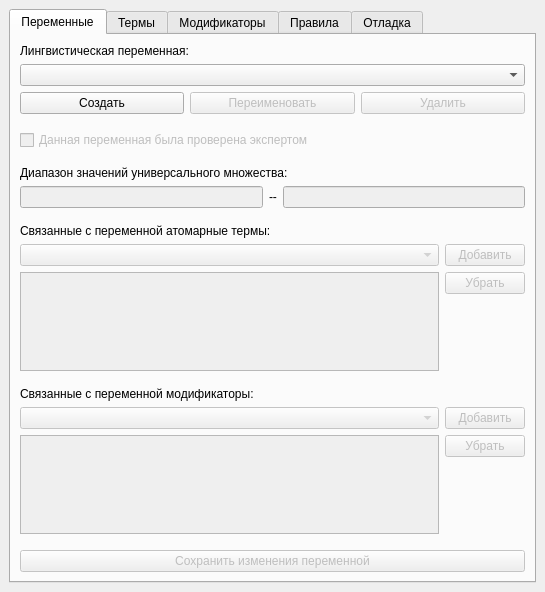
<?xml version="1.0" encoding="UTF-8"?>
<ui version="4.0">
 <class>MainWindow</class>
 <widget class="QMainWindow" name="MainWindow">
  <property name="geometry">
   <rect>
    <x>0</x>
    <y>0</y>
    <width>545</width>
    <height>592</height>
   </rect>
  </property>
  <property name="sizePolicy">
   <sizepolicy hsizetype="Expanding" vsizetype="Expanding">
    <horstretch>0</horstretch>
    <verstretch>0</verstretch>
   </sizepolicy>
  </property>
  <property name="minimumSize">
   <size>
    <width>455</width>
    <height>592</height>
   </size>
  </property>
  <property name="windowTitle">
   <string>Интерфейс эксперта</string>
  </property>
  <property name="documentMode">
   <bool>true</bool>
  </property>
  <widget class="QWidget" name="centralwidget">
   <layout class="QGridLayout" name="gridLayout_2">
    <item row="1" column="0">
     <widget class="QTabWidget" name="uiTabs">
      <property name="sizePolicy">
       <sizepolicy hsizetype="Expanding" vsizetype="Expanding">
        <horstretch>0</horstretch>
        <verstretch>0</verstretch>
       </sizepolicy>
      </property>
      <property name="currentIndex">
       <number>0</number>
      </property>
      <widget class="QWidget" name="uiVariablesTab">
       <attribute name="title">
        <string>Переменные</string>
       </attribute>
       <layout class="QGridLayout" name="gridLayout_4">
        <item row="5" column="0" colspan="6">
         <spacer name="uiVariablesSpacer1">
          <property name="orientation">
           <enum>Qt::Vertical</enum>
          </property>
          <property name="sizeType">
           <enum>QSizePolicy::Fixed</enum>
          </property>
          <property name="sizeHint" stdset="0">
           <size>
            <width>10</width>
            <height>10</height>
           </size>
          </property>
         </spacer>
        </item>
        <item row="24" column="0" colspan="6">
         <widget class="QPushButton" name="uiCommitVariableButton">
          <property name="enabled">
           <bool>false</bool>
          </property>
          <property name="text">
           <string>Сохранить изменения переменной</string>
          </property>
         </widget>
        </item>
        <item row="15" column="0" colspan="5">
         <widget class="QComboBox" name="uiTermsCombo">
          <property name="enabled">
           <bool>false</bool>
          </property>
         </widget>
        </item>
        <item row="21" column="0" rowspan="2" colspan="5">
         <widget class="QListWidget" name="uiHedgesList">
          <property name="enabled">
           <bool>false</bool>
          </property>
         </widget>
        </item>
        <item row="23" column="0" colspan="6">
         <spacer name="uiVariablesSpacer5">
          <property name="orientation">
           <enum>Qt::Vertical</enum>
          </property>
          <property name="sizeType">
           <enum>QSizePolicy::Fixed</enum>
          </property>
          <property name="sizeHint" stdset="0">
           <size>
            <width>20</width>
            <height>10</height>
           </size>
          </property>
         </spacer>
        </item>
        <item row="1" column="0" colspan="6">
         <widget class="QComboBox" name="uiVariablesCombo">
          <property name="editable">
           <bool>false</bool>
          </property>
         </widget>
        </item>
        <item row="8" column="0" colspan="6">
         <widget class="QLabel" name="uiRangeLabel">
          <property name="text">
           <string>&lt;html&gt;&lt;head/&gt;&lt;body&gt;&lt;p&gt;Диапазон значений универсального множества:&lt;/p&gt;&lt;/body&gt;&lt;/html&gt;</string>
          </property>
         </widget>
        </item>
        <item row="6" column="0" colspan="6">
         <widget class="QCheckBox" name="uiVariableVerifiedCheck">
          <property name="enabled">
           <bool>false</bool>
          </property>
          <property name="text">
           <string>Данная переменная была проверена экспертом</string>
          </property>
         </widget>
        </item>
        <item row="9" column="0" colspan="6">
         <layout class="QHBoxLayout" name="uiRangeLayout">
          <item>
           <widget class="QLineEdit" name="uiRangeMinEdit">
            <property name="enabled">
             <bool>false</bool>
            </property>
            <property name="inputMask">
             <string/>
            </property>
            <property name="text">
             <string/>
            </property>
            <property name="maxLength">
             <number>32767</number>
            </property>
           </widget>
          </item>
          <item>
           <widget class="QLabel" name="uiRangeSepLabel">
            <property name="sizePolicy">
             <sizepolicy hsizetype="Fixed" vsizetype="Preferred">
              <horstretch>0</horstretch>
              <verstretch>0</verstretch>
             </sizepolicy>
            </property>
            <property name="text">
             <string>--</string>
            </property>
           </widget>
          </item>
          <item>
           <widget class="QLineEdit" name="uiRangeMaxEdit">
            <property name="enabled">
             <bool>false</bool>
            </property>
           </widget>
          </item>
         </layout>
        </item>
        <item row="13" column="0" colspan="6">
         <spacer name="uiVariablesSpacer3">
          <property name="orientation">
           <enum>Qt::Vertical</enum>
          </property>
          <property name="sizeType">
           <enum>QSizePolicy::Fixed</enum>
          </property>
          <property name="sizeHint" stdset="0">
           <size>
            <width>20</width>
            <height>10</height>
           </size>
          </property>
         </spacer>
        </item>
        <item row="0" column="0" colspan="6">
         <widget class="QLabel" name="uiVariableLabel">
          <property name="text">
           <string>Лингвистическая переменная:</string>
          </property>
         </widget>
        </item>
        <item row="19" column="0" colspan="6">
         <widget class="QLabel" name="uiHedgesLabel">
          <property name="text">
           <string>&lt;html&gt;&lt;head/&gt;&lt;body&gt;&lt;p&gt;Связанные с переменной модификаторы:&lt;/p&gt;&lt;/body&gt;&lt;/html&gt;</string>
          </property>
         </widget>
        </item>
        <item row="20" column="0" colspan="5">
         <widget class="QComboBox" name="uiHedgesCombo">
          <property name="enabled">
           <bool>false</bool>
          </property>
         </widget>
        </item>
        <item row="20" column="5">
         <widget class="QPushButton" name="uiAddHedgeButton">
          <property name="enabled">
           <bool>false</bool>
          </property>
          <property name="text">
           <string>Добавить</string>
          </property>
         </widget>
        </item>
        <item row="14" column="0" colspan="6">
         <widget class="QLabel" name="uiTermsLabel">
          <property name="text">
           <string>&lt;html&gt;&lt;head/&gt;&lt;body&gt;&lt;p&gt;Связанные с переменной атомарные термы:&lt;/p&gt;&lt;/body&gt;&lt;/html&gt;</string>
          </property>
         </widget>
        </item>
        <item row="16" column="5">
         <widget class="QPushButton" name="uiRemoveTermButton">
          <property name="enabled">
           <bool>false</bool>
          </property>
          <property name="text">
           <string>Убрать</string>
          </property>
         </widget>
        </item>
        <item row="17" column="5">
         <spacer name="uiVariablesSpacer6">
          <property name="orientation">
           <enum>Qt::Vertical</enum>
          </property>
          <property name="sizeHint" stdset="0">
           <size>
            <width>20</width>
            <height>40</height>
           </size>
          </property>
         </spacer>
        </item>
        <item row="18" column="0" colspan="6">
         <spacer name="uiVariablesSpacer4">
          <property name="orientation">
           <enum>Qt::Vertical</enum>
          </property>
          <property name="sizeType">
           <enum>QSizePolicy::Fixed</enum>
          </property>
          <property name="sizeHint" stdset="0">
           <size>
            <width>20</width>
            <height>10</height>
           </size>
          </property>
         </spacer>
        </item>
        <item row="7" column="0" colspan="6">
         <spacer name="uiVariablesSpacer2">
          <property name="orientation">
           <enum>Qt::Vertical</enum>
          </property>
          <property name="sizeType">
           <enum>QSizePolicy::Fixed</enum>
          </property>
          <property name="sizeHint" stdset="0">
           <size>
            <width>20</width>
            <height>10</height>
           </size>
          </property>
         </spacer>
        </item>
        <item row="22" column="5">
         <spacer name="uiVariablesSpacer7">
          <property name="orientation">
           <enum>Qt::Vertical</enum>
          </property>
          <property name="sizeHint" stdset="0">
           <size>
            <width>20</width>
            <height>40</height>
           </size>
          </property>
         </spacer>
        </item>
        <item row="15" column="5">
         <widget class="QPushButton" name="uiAddTermButton">
          <property name="enabled">
           <bool>false</bool>
          </property>
          <property name="text">
           <string>Добавить</string>
          </property>
         </widget>
        </item>
        <item row="16" column="0" rowspan="2" colspan="5">
         <widget class="QListWidget" name="uiTermsList">
          <property name="enabled">
           <bool>false</bool>
          </property>
          <property name="sortingEnabled">
           <bool>false</bool>
          </property>
         </widget>
        </item>
        <item row="21" column="5">
         <widget class="QPushButton" name="uiRemoveHedgeButton">
          <property name="enabled">
           <bool>false</bool>
          </property>
          <property name="text">
           <string>Убрать</string>
          </property>
         </widget>
        </item>
        <item row="2" column="0" rowspan="2" colspan="6">
         <layout class="QHBoxLayout" name="uiVariableButtonsLayout">
          <item>
           <widget class="QPushButton" name="uiCreateVariableButton">
            <property name="text">
             <string>Создать</string>
            </property>
           </widget>
          </item>
          <item>
           <widget class="QPushButton" name="uiRenameVariableButton">
            <property name="enabled">
             <bool>false</bool>
            </property>
            <property name="text">
             <string>Переименовать</string>
            </property>
           </widget>
          </item>
          <item>
           <widget class="QPushButton" name="uiDeleteVariableButton">
            <property name="enabled">
             <bool>false</bool>
            </property>
            <property name="text">
             <string>Удалить</string>
            </property>
           </widget>
          </item>
         </layout>
        </item>
       </layout>
      </widget>
      <widget class="QWidget" name="uiTermsTab">
       <attribute name="title">
        <string>Термы</string>
       </attribute>
       <layout class="QGridLayout" name="gridLayout">
        <item row="17" column="0" colspan="3">
         <spacer name="uiTermsSpacer4">
          <property name="orientation">
           <enum>Qt::Vertical</enum>
          </property>
          <property name="sizeHint" stdset="0">
           <size>
            <width>20</width>
            <height>40</height>
           </size>
          </property>
         </spacer>
        </item>
        <item row="5" column="0" colspan="3">
         <layout class="QHBoxLayout" name="uiTermButtonsLayout">
          <item>
           <widget class="QPushButton" name="uiCreateTermButton">
            <property name="text">
             <string>Создать</string>
            </property>
           </widget>
          </item>
          <item>
           <widget class="QPushButton" name="uiRenameTermButton">
            <property name="enabled">
             <bool>false</bool>
            </property>
            <property name="text">
             <string>Переименовать</string>
            </property>
           </widget>
          </item>
          <item>
           <widget class="QPushButton" name="uiDeleteTermButton">
            <property name="enabled">
             <bool>false</bool>
            </property>
            <property name="text">
             <string>Удалить</string>
            </property>
           </widget>
          </item>
         </layout>
        </item>
        <item row="10" column="0" colspan="3">
         <widget class="QLabel" name="uiFunctionLabel">
          <property name="text">
           <string>&lt;html&gt;&lt;head/&gt;&lt;body&gt;&lt;p&gt;Тип функции принадлежности:&lt;/p&gt;&lt;/body&gt;&lt;/html&gt;</string>
          </property>
         </widget>
        </item>
        <item row="15" column="0" colspan="3">
         <widget class="QLabel" name="uiPointsLabel">
          <property name="text">
           <string>&lt;html&gt;&lt;head/&gt;&lt;body&gt;&lt;p&gt;Характерные точки функции принадлежности:&lt;/p&gt;&lt;/body&gt;&lt;/html&gt;</string>
          </property>
         </widget>
        </item>
        <item row="1" column="0" colspan="3">
         <widget class="QComboBox" name="uiTerms2Combo">
          <property name="editable">
           <bool>false</bool>
          </property>
         </widget>
        </item>
        <item row="18" column="0" colspan="3">
         <widget class="QPushButton" name="uiCommitTermButton">
          <property name="enabled">
           <bool>false</bool>
          </property>
          <property name="text">
           <string>Сохранить изменения терма</string>
          </property>
         </widget>
        </item>
        <item row="16" column="0" colspan="3">
         <widget class="QLineEdit" name="uiPointsEdit">
          <property name="enabled">
           <bool>false</bool>
          </property>
         </widget>
        </item>
        <item row="13" column="0" colspan="3">
         <widget class="QComboBox" name="uiFunctionCombo">
          <property name="enabled">
           <bool>false</bool>
          </property>
          <property name="editable">
           <bool>false</bool>
          </property>
         </widget>
        </item>
        <item row="0" column="0" colspan="3">
         <widget class="QLabel" name="uiTermLabel">
          <property name="text">
           <string>Атомарный терм:</string>
          </property>
         </widget>
        </item>
        <item row="6" column="0" colspan="3">
         <spacer name="uiTermsSpacer1">
          <property name="orientation">
           <enum>Qt::Vertical</enum>
          </property>
          <property name="sizeType">
           <enum>QSizePolicy::Fixed</enum>
          </property>
          <property name="sizeHint" stdset="0">
           <size>
            <width>20</width>
            <height>10</height>
           </size>
          </property>
         </spacer>
        </item>
        <item row="8" column="0" colspan="3">
         <widget class="QCheckBox" name="uiTermVerifiedCheck">
          <property name="enabled">
           <bool>false</bool>
          </property>
          <property name="text">
           <string>Данный терм был проверен экспертом</string>
          </property>
         </widget>
        </item>
        <item row="9" column="0" colspan="3">
         <spacer name="uiTermsSpacer2">
          <property name="orientation">
           <enum>Qt::Vertical</enum>
          </property>
          <property name="sizeType">
           <enum>QSizePolicy::Fixed</enum>
          </property>
          <property name="sizeHint" stdset="0">
           <size>
            <width>20</width>
            <height>10</height>
           </size>
          </property>
         </spacer>
        </item>
        <item row="14" column="0" colspan="3">
         <spacer name="uiTermsSpacer3">
          <property name="orientation">
           <enum>Qt::Vertical</enum>
          </property>
          <property name="sizeType">
           <enum>QSizePolicy::Minimum</enum>
          </property>
          <property name="sizeHint" stdset="0">
           <size>
            <width>20</width>
            <height>10</height>
           </size>
          </property>
         </spacer>
        </item>
       </layout>
      </widget>
      <widget class="QWidget" name="uiHedgesTab">
       <property name="sizePolicy">
        <sizepolicy hsizetype="Expanding" vsizetype="Expanding">
         <horstretch>0</horstretch>
         <verstretch>0</verstretch>
        </sizepolicy>
       </property>
       <property name="sizeIncrement">
        <size>
         <width>0</width>
         <height>0</height>
        </size>
       </property>
       <attribute name="title">
        <string>Модификаторы</string>
       </attribute>
       <layout class="QGridLayout" name="gridLayout_3">
        <item row="17" column="0" colspan="3">
         <widget class="QPushButton" name="uiCommitHedgeButton">
          <property name="enabled">
           <bool>false</bool>
          </property>
          <property name="text">
           <string>Сохранить изменения модификатора</string>
          </property>
         </widget>
        </item>
        <item row="12" column="0" colspan="3">
         <widget class="QLineEdit" name="uiResultEdit">
          <property name="enabled">
           <bool>false</bool>
          </property>
         </widget>
        </item>
        <item row="11" column="0" colspan="3">
         <widget class="QLabel" name="uiResultLabel">
          <property name="text">
           <string>&lt;html&gt;&lt;head/&gt;&lt;body&gt;&lt;p&gt;Семантическая функция:&lt;/p&gt;&lt;/body&gt;&lt;/html&gt;</string>
          </property>
         </widget>
        </item>
        <item row="0" column="0" colspan="3">
         <widget class="QLabel" name="uiHedgeLabel">
          <property name="text">
           <string>Модификатор:</string>
          </property>
         </widget>
        </item>
        <item row="8" column="0" colspan="3">
         <spacer name="uiHedgesSpacer1">
          <property name="orientation">
           <enum>Qt::Vertical</enum>
          </property>
          <property name="sizeType">
           <enum>QSizePolicy::Fixed</enum>
          </property>
          <property name="sizeHint" stdset="0">
           <size>
            <width>20</width>
            <height>10</height>
           </size>
          </property>
         </spacer>
        </item>
        <item row="10" column="0" colspan="3">
         <spacer name="uiHedgesSpacer2">
          <property name="orientation">
           <enum>Qt::Vertical</enum>
          </property>
          <property name="sizeType">
           <enum>QSizePolicy::Fixed</enum>
          </property>
          <property name="sizeHint" stdset="0">
           <size>
            <width>20</width>
            <height>10</height>
           </size>
          </property>
         </spacer>
        </item>
        <item row="9" column="0" colspan="3">
         <widget class="QCheckBox" name="uiHedgeVerifiedCheck">
          <property name="enabled">
           <bool>false</bool>
          </property>
          <property name="text">
           <string>Данный модификатор был проверен экспертом</string>
          </property>
         </widget>
        </item>
        <item row="16" column="1">
         <spacer name="uiHedgesSpacer3">
          <property name="orientation">
           <enum>Qt::Vertical</enum>
          </property>
          <property name="sizeHint" stdset="0">
           <size>
            <width>20</width>
            <height>40</height>
           </size>
          </property>
         </spacer>
        </item>
        <item row="2" column="0" colspan="3">
         <widget class="QComboBox" name="uiHedges2Combo">
          <property name="sizePolicy">
           <sizepolicy hsizetype="Preferred" vsizetype="Fixed">
            <horstretch>0</horstretch>
            <verstretch>0</verstretch>
           </sizepolicy>
          </property>
          <property name="editable">
           <bool>false</bool>
          </property>
         </widget>
        </item>
        <item row="3" column="0" rowspan="2" colspan="3">
         <layout class="QHBoxLayout" name="uiHedgeButtonsLayout">
          <item>
           <widget class="QPushButton" name="uiCreateHedgeButton">
            <property name="text">
             <string>Создать</string>
            </property>
           </widget>
          </item>
          <item>
           <widget class="QPushButton" name="uiRenameHedgeButton">
            <property name="enabled">
             <bool>false</bool>
            </property>
            <property name="text">
             <string>Переименовать</string>
            </property>
           </widget>
          </item>
          <item>
           <widget class="QPushButton" name="uiDeleteHedgeButton">
            <property name="enabled">
             <bool>false</bool>
            </property>
            <property name="text">
             <string>Удалить</string>
            </property>
           </widget>
          </item>
         </layout>
        </item>
       </layout>
      </widget>
      <widget class="QWidget" name="uiRulesTab">
       <attribute name="title">
        <string>Правила</string>
       </attribute>
       <layout class="QGridLayout" name="gridLayout_5">
        <item row="13" column="0" rowspan="2" colspan="4">
         <widget class="QTreeWidget" name="uiAntecedentTree">
          <property name="enabled">
           <bool>false</bool>
          </property>
          <property name="horizontalScrollBarPolicy">
           <enum>Qt::ScrollBarAlwaysOff</enum>
          </property>
          <property name="uniformRowHeights">
           <bool>true</bool>
          </property>
          <property name="expandsOnDoubleClick">
           <bool>true</bool>
          </property>
          <attribute name="headerVisible">
           <bool>false</bool>
          </attribute>
          <attribute name="headerDefaultSectionSize">
           <number>999999</number>
          </attribute>
          <attribute name="headerMinimumSectionSize">
           <number>0</number>
          </attribute>
          <column>
           <property name="text">
            <string>1</string>
           </property>
          </column>
          <column>
           <property name="text">
            <string>2</string>
           </property>
          </column>
         </widget>
        </item>
        <item row="19" column="0" rowspan="2" colspan="4">
         <widget class="QTreeWidget" name="uiConsequentTree">
          <property name="enabled">
           <bool>false</bool>
          </property>
          <property name="horizontalScrollBarPolicy">
           <enum>Qt::ScrollBarAlwaysOff</enum>
          </property>
          <property name="uniformRowHeights">
           <bool>true</bool>
          </property>
          <property name="expandsOnDoubleClick">
           <bool>true</bool>
          </property>
          <attribute name="headerVisible">
           <bool>false</bool>
          </attribute>
          <attribute name="headerDefaultSectionSize">
           <number>999999</number>
          </attribute>
          <attribute name="headerMinimumSectionSize">
           <number>0</number>
          </attribute>
          <column>
           <property name="text">
            <string>1</string>
           </property>
          </column>
          <column>
           <property name="text">
            <string>2</string>
           </property>
          </column>
         </widget>
        </item>
        <item row="22" column="0" colspan="5">
         <spacer name="uiRulesSpacer5">
          <property name="orientation">
           <enum>Qt::Vertical</enum>
          </property>
          <property name="sizeType">
           <enum>QSizePolicy::Fixed</enum>
          </property>
          <property name="sizeHint" stdset="0">
           <size>
            <width>20</width>
            <height>10</height>
           </size>
          </property>
         </spacer>
        </item>
        <item row="1" column="0" colspan="5">
         <widget class="QComboBox" name="uiRulesCombo">
          <property name="editable">
           <bool>false</bool>
          </property>
         </widget>
        </item>
        <item row="12" column="1" colspan="3">
         <widget class="QComboBox" name="uiAntecedentNodesCombo">
          <property name="enabled">
           <bool>false</bool>
          </property>
         </widget>
        </item>
        <item row="4" column="0" colspan="5">
         <spacer name="uiRulesSpacer1">
          <property name="orientation">
           <enum>Qt::Vertical</enum>
          </property>
          <property name="sizeType">
           <enum>QSizePolicy::Fixed</enum>
          </property>
          <property name="sizeHint" stdset="0">
           <size>
            <width>20</width>
            <height>10</height>
           </size>
          </property>
         </spacer>
        </item>
        <item row="14" column="4">
         <spacer name="uiRulesSpacer6">
          <property name="orientation">
           <enum>Qt::Vertical</enum>
          </property>
          <property name="sizeHint" stdset="0">
           <size>
            <width>20</width>
            <height>40</height>
           </size>
          </property>
         </spacer>
        </item>
        <item row="12" column="0">
         <widget class="QComboBox" name="uiAntecedentNodeTypesCombo">
          <property name="enabled">
           <bool>false</bool>
          </property>
         </widget>
        </item>
        <item row="18" column="1" colspan="3">
         <widget class="QComboBox" name="uiConsequentNodesCombo">
          <property name="enabled">
           <bool>false</bool>
          </property>
         </widget>
        </item>
        <item row="18" column="0">
         <widget class="QComboBox" name="uiConsequentNodeTypesCombo">
          <property name="enabled">
           <bool>false</bool>
          </property>
         </widget>
        </item>
        <item row="11" column="0" colspan="3">
         <widget class="QLabel" name="uiAntecedentLabel">
          <property name="text">
           <string>Антецедент правила:</string>
          </property>
         </widget>
        </item>
        <item row="12" column="4">
         <widget class="QPushButton" name="uiAddAntecedentNodeButton">
          <property name="enabled">
           <bool>false</bool>
          </property>
          <property name="text">
           <string>Добавить</string>
          </property>
         </widget>
        </item>
        <item row="17" column="0" colspan="3">
         <widget class="QLabel" name="uiConsequentLabel">
          <property name="text">
           <string>Консеквент правила:</string>
          </property>
         </widget>
        </item>
        <item row="18" column="4">
         <widget class="QPushButton" name="uiAddConsequentNodeButton">
          <property name="enabled">
           <bool>false</bool>
          </property>
          <property name="text">
           <string>Добавить</string>
          </property>
         </widget>
        </item>
        <item row="19" column="4">
         <widget class="QPushButton" name="uiRemoveConsequentNodeButton">
          <property name="enabled">
           <bool>false</bool>
          </property>
          <property name="text">
           <string>Убрать</string>
          </property>
         </widget>
        </item>
        <item row="0" column="0" colspan="5">
         <widget class="QLabel" name="uiRuleLabel">
          <property name="text">
           <string>Нечёткое логическое правило:</string>
          </property>
         </widget>
        </item>
        <item row="23" column="0" colspan="5">
         <widget class="QPushButton" name="uiCommitRuleButton">
          <property name="enabled">
           <bool>false</bool>
          </property>
          <property name="text">
           <string>Сохранить изменения правила</string>
          </property>
         </widget>
        </item>
        <item row="13" column="4">
         <widget class="QPushButton" name="uiRemoveAntecedentNodeButton">
          <property name="enabled">
           <bool>false</bool>
          </property>
          <property name="text">
           <string>Убрать</string>
          </property>
         </widget>
        </item>
        <item row="15" column="0" colspan="5">
         <widget class="QLineEdit" name="uiAntecedentEdit">
          <property name="enabled">
           <bool>false</bool>
          </property>
          <property name="readOnly">
           <bool>true</bool>
          </property>
         </widget>
        </item>
        <item row="21" column="0" colspan="5">
         <widget class="QLineEdit" name="uiConsequentEdit">
          <property name="enabled">
           <bool>false</bool>
          </property>
          <property name="readOnly">
           <bool>true</bool>
          </property>
         </widget>
        </item>
        <item row="5" column="0" colspan="5">
         <widget class="QCheckBox" name="uiRuleVerifiedCheck">
          <property name="enabled">
           <bool>false</bool>
          </property>
          <property name="text">
           <string>Данное правило было проверено экспертом</string>
          </property>
         </widget>
        </item>
        <item row="2" column="0" rowspan="2" colspan="5">
         <layout class="QHBoxLayout" name="uiRuleButtonsLayout">
          <item>
           <widget class="QPushButton" name="uiCreateRuleButton">
            <property name="text">
             <string>Создать</string>
            </property>
           </widget>
          </item>
          <item>
           <widget class="QPushButton" name="uiRenameRuleButton">
            <property name="enabled">
             <bool>false</bool>
            </property>
            <property name="text">
             <string>Переименовать</string>
            </property>
           </widget>
          </item>
          <item>
           <widget class="QPushButton" name="uiDeleteRuleButton">
            <property name="enabled">
             <bool>false</bool>
            </property>
            <property name="text">
             <string>Удалить</string>
            </property>
           </widget>
          </item>
         </layout>
        </item>
        <item row="16" column="0" colspan="5">
         <spacer name="uiRulesSpacer4">
          <property name="orientation">
           <enum>Qt::Vertical</enum>
          </property>
          <property name="sizeType">
           <enum>QSizePolicy::Fixed</enum>
          </property>
          <property name="sizeHint" stdset="0">
           <size>
            <width>20</width>
            <height>10</height>
           </size>
          </property>
         </spacer>
        </item>
        <item row="20" column="4">
         <spacer name="uiRulesSpacer7">
          <property name="orientation">
           <enum>Qt::Vertical</enum>
          </property>
          <property name="sizeHint" stdset="0">
           <size>
            <width>20</width>
            <height>40</height>
           </size>
          </property>
         </spacer>
        </item>
        <item row="6" column="0" colspan="5">
         <spacer name="uiRulesSpacer2">
          <property name="orientation">
           <enum>Qt::Vertical</enum>
          </property>
          <property name="sizeType">
           <enum>QSizePolicy::Fixed</enum>
          </property>
          <property name="sizeHint" stdset="0">
           <size>
            <width>20</width>
            <height>10</height>
           </size>
          </property>
         </spacer>
        </item>
        <item row="8" column="0" colspan="5">
         <widget class="QLineEdit" name="uiNoteEdit">
          <property name="enabled">
           <bool>false</bool>
          </property>
         </widget>
        </item>
        <item row="7" column="0">
         <widget class="QLabel" name="uiNoteLabel">
          <property name="text">
           <string>Комментарий:</string>
          </property>
         </widget>
        </item>
        <item row="9" column="0" rowspan="2" colspan="5">
         <spacer name="uiRulesSpacer3">
          <property name="orientation">
           <enum>Qt::Vertical</enum>
          </property>
          <property name="sizeType">
           <enum>QSizePolicy::Fixed</enum>
          </property>
          <property name="sizeHint" stdset="0">
           <size>
            <width>20</width>
            <height>10</height>
           </size>
          </property>
         </spacer>
        </item>
       </layout>
      </widget>
      <widget class="QWidget" name="uiDebugTab">
       <attribute name="title">
        <string>Отладка</string>
       </attribute>
       <layout class="QGridLayout" name="gridLayout_6">
        <item row="1" column="0" colspan="2">
         <widget class="QTableWidget" name="uiDataTable">
          <property name="enabled">
           <bool>false</bool>
          </property>
          <property name="sizeAdjustPolicy">
           <enum>QAbstractScrollArea::AdjustToContentsOnFirstShow</enum>
          </property>
          <property name="editTriggers">
           <set>QAbstractItemView::NoEditTriggers</set>
          </property>
          <property name="alternatingRowColors">
           <bool>true</bool>
          </property>
          <property name="showGrid">
           <bool>false</bool>
          </property>
          <property name="wordWrap">
           <bool>true</bool>
          </property>
          <attribute name="horizontalHeaderCascadingSectionResizes">
           <bool>false</bool>
          </attribute>
          <attribute name="horizontalHeaderShowSortIndicator" stdset="0">
           <bool>true</bool>
          </attribute>
          <attribute name="horizontalHeaderStretchLastSection">
           <bool>true</bool>
          </attribute>
          <attribute name="verticalHeaderVisible">
           <bool>false</bool>
          </attribute>
         </widget>
        </item>
        <item row="0" column="0" colspan="2">
         <widget class="QComboBox" name="uiModeCombo"/>
        </item>
       </layout>
      </widget>
     </widget>
    </item>
   </layout>
  </widget>
 </widget>
 <tabstops>
  <tabstop>uiTabs</tabstop>
  <tabstop>uiVariablesCombo</tabstop>
  <tabstop>uiCreateVariableButton</tabstop>
  <tabstop>uiRenameVariableButton</tabstop>
  <tabstop>uiDeleteVariableButton</tabstop>
  <tabstop>uiVariableVerifiedCheck</tabstop>
  <tabstop>uiRangeMinEdit</tabstop>
  <tabstop>uiRangeMaxEdit</tabstop>
  <tabstop>uiTermsCombo</tabstop>
  <tabstop>uiAddTermButton</tabstop>
  <tabstop>uiTermsList</tabstop>
  <tabstop>uiRemoveTermButton</tabstop>
  <tabstop>uiHedgesCombo</tabstop>
  <tabstop>uiAddHedgeButton</tabstop>
  <tabstop>uiHedgesList</tabstop>
  <tabstop>uiRemoveHedgeButton</tabstop>
  <tabstop>uiCommitVariableButton</tabstop>
  <tabstop>uiTerms2Combo</tabstop>
  <tabstop>uiCreateTermButton</tabstop>
  <tabstop>uiRenameTermButton</tabstop>
  <tabstop>uiDeleteTermButton</tabstop>
  <tabstop>uiTermVerifiedCheck</tabstop>
  <tabstop>uiFunctionCombo</tabstop>
  <tabstop>uiPointsEdit</tabstop>
  <tabstop>uiCommitTermButton</tabstop>
  <tabstop>uiHedges2Combo</tabstop>
  <tabstop>uiCreateHedgeButton</tabstop>
  <tabstop>uiRenameHedgeButton</tabstop>
  <tabstop>uiDeleteHedgeButton</tabstop>
  <tabstop>uiHedgeVerifiedCheck</tabstop>
  <tabstop>uiResultEdit</tabstop>
  <tabstop>uiCommitHedgeButton</tabstop>
  <tabstop>uiRulesCombo</tabstop>
  <tabstop>uiCreateRuleButton</tabstop>
  <tabstop>uiRenameRuleButton</tabstop>
  <tabstop>uiDeleteRuleButton</tabstop>
  <tabstop>uiAntecedentNodeTypesCombo</tabstop>
  <tabstop>uiAntecedentNodesCombo</tabstop>
  <tabstop>uiAddAntecedentNodeButton</tabstop>
  <tabstop>uiAntecedentTree</tabstop>
  <tabstop>uiRemoveAntecedentNodeButton</tabstop>
  <tabstop>uiAntecedentEdit</tabstop>
  <tabstop>uiConsequentNodeTypesCombo</tabstop>
  <tabstop>uiConsequentNodesCombo</tabstop>
  <tabstop>uiAddConsequentNodeButton</tabstop>
  <tabstop>uiConsequentTree</tabstop>
  <tabstop>uiRemoveConsequentNodeButton</tabstop>
  <tabstop>uiConsequentEdit</tabstop>
  <tabstop>uiCommitRuleButton</tabstop>
 </tabstops>
 <resources/>
 <connections/>
</ui>
